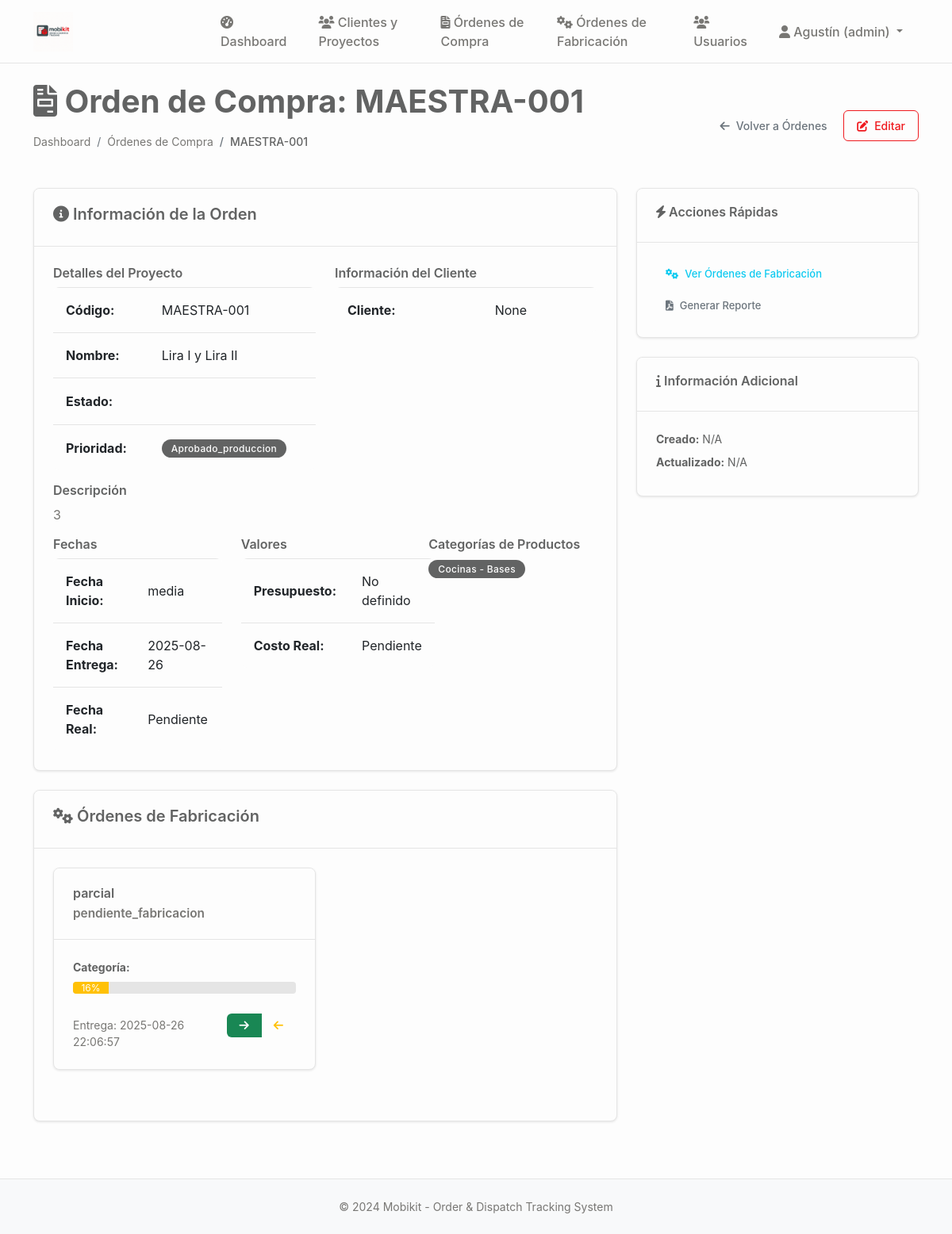
/orden_compra/5 (signed in), run on the app's committed database.
### tables this page shows
CREATE TABLE proyectos (
                id INTEGER PRIMARY KEY AUTOINCREMENT,
                codigo TEXT UNIQUE NOT NULL,
                nombre TEXT NOT NULL,
                cliente_id INTEGER NOT NULL,
                descripcion TEXT,
                estado TEXT DEFAULT 'en_desarrollo' CHECK (estado IN ('en_desarrollo', 'aprobado_produccion', 'seccionado', 'enchapado', 'mecanizado', 'produccion_completa', 'embalando', 'listo_despacho', 'entregado', 'cancelado')),
                prioridad TEXT DEFAULT 'media' CHECK (prioridad IN ('baja', 'media', 'alta', 'urgente')),
                fecha_inicio DATE,
                fecha_entrega DATE,
                fecha_entrega_real DATE,
                diseñador_id INTEGER,
                supervisor_id INTEGER,
                presupuesto DECIMAL(12,2),
                costo_real DECIMAL(12,2),
                observaciones TEXT,
                created_at TIMESTAMP DEFAULT CURRENT_TIMESTAMP,
                updated_at TIMESTAMP DEFAULT CURRENT_TIMESTAMP, adjudicacion_tipo TEXT DEFAULT "orden_compra" CHECK (adjudicacion_tipo IN ("contrato", "orden_compra")), monto_neto DECIMAL(12,2), estado_proyecto TEXT DEFAULT "pendiente_presupuesto", monto_neto_provision DECIMAL(12,2), monto_neto_instalacion DECIMAL(12,2), fecha_estimada_inicio DATE, archivado BOOLEAN DEFAULT FALSE,
                FOREIGN KEY (cliente_id) REFERENCES clientes (id),
                FOREIGN KEY (diseñador_id) REFERENCES usuarios (id),
                FOREIGN KEY (supervisor_id) REFERENCES usuarios (id)
            );

CREATE TABLE subcategorias_producto (
    id INTEGER PRIMARY KEY AUTOINCREMENT,
    categoria_id INTEGER NOT NULL,
    nombre TEXT NOT NULL,
    descripcion TEXT,
    activo BOOLEAN DEFAULT TRUE,
    created_at TIMESTAMP DEFAULT CURRENT_TIMESTAMP,
    FOREIGN KEY (categoria_id) REFERENCES categorias_producto (id),
    UNIQUE(categoria_id, nombre)
);

CREATE TABLE categorias_producto (
    id INTEGER PRIMARY KEY AUTOINCREMENT,
    nombre TEXT UNIQUE NOT NULL,
    descripcion TEXT,
    color TEXT DEFAULT '#E31E24',
    activo BOOLEAN DEFAULT TRUE,
    created_at TIMESTAMP DEFAULT CURRENT_TIMESTAMP
);

CREATE TABLE ordenes_fabricacion (
                id INTEGER PRIMARY KEY AUTOINCREMENT,
                codigo_orden TEXT UNIQUE NOT NULL,
                proyecto_id INTEGER NOT NULL,
                tipo_orden TEXT DEFAULT 'parcial' CHECK (tipo_orden IN ('parcial', 'total')),
                fecha_entrega_estimada DATE NOT NULL,
                cantidad_tableros INTEGER NOT NULL,
                estado TEXT DEFAULT 'pendiente_fabricacion' CHECK (estado IN (
                    'pendiente_fabricacion', 'aprobado_diseño', 'enviado_produccion', 
                    'seccionado', 'enchapando', 'mecanizado', 'listo_embalaje', 
                    'embalando', 'listo_despacho', 'despachado'
                )),
                prioridad TEXT DEFAULT 'media' CHECK (prioridad IN ('baja', 'media', 'alta', 'urgente')),
                observaciones TEXT,
                fecha_inicio DATE,
                fecha_entrega_real DATE,
                created_at TIMESTAMP DEFAULT CURRENT_TIMESTAMP,
                updated_at TIMESTAMP DEFAULT CURRENT_TIMESTAMP,
                FOREIGN KEY (proyecto_id) REFERENCES proyectos (id) ON DELETE CASCADE
            );

### main.py (the view)
@app.route('/orden_compra/<int:orden_id>')
@login_required
def orden_compra_detalle(orden_id):
    conn = sqlite3.connect('mobikit.db')
    cursor = conn.cursor()
    cursor.execute('''
        SELECT p.*, c.nombre as cliente_nombre, c.email as cliente_email,
               c.telefono as cliente_telefono, c.contacto_principal
        FROM proyectos p
        LEFT JOIN clientes c ON p.cliente_id = c.id
        WHERE p.id = ?
    ''', (orden_id,))
    orden = cursor.fetchone()
    if not orden:
        flash('Orden de compra no encontrada', 'error')
        return redirect(url_for('ordenes_compra'))
    cursor.execute('''
        SELECT cat.nombre, subcat.nombre
        FROM proyecto_categorias pc
        JOIN categorias_producto cat ON pc.categoria_id = cat.id
        LEFT JOIN subcategorias_producto subcat ON pc.subcategoria_id = subcat.id
        WHERE pc.proyecto_id = ?
    ''', (orden_id,))
    categorias = cursor.fetchall()
    cursor.execute('''
        SELECT name FROM sqlite_master WHERE type='table' AND name='ordenes_fabricacion'
    ''')
    if cursor.fetchone():
        cursor.execute('''
            SELECT of.id, of.codigo_orden, of.tipo_orden, of.estado, of.fecha_entrega_estimada,
                   of.cantidad_tableros, of.observaciones, of.created_at, of.updated_at,
                   '' as categoria_nombre, '' as subcategoria_nombre
            FROM ordenes_fabricacion of
            WHERE of.proyecto_id = ?
            ORDER BY of.created_at ASC
        ''', (orden_id,))
        ordenes_fabricacion = cursor.fetchall()
    else:
        ordenes_fabricacion = []
    conn.close()
    return render_template('orden_compra_detalle.html',
                           orden=orden,
                           categorias=categorias,
                           ordenes_fabricacion=ordenes_fabricacion)

### templates/orden_compra_detalle.html (shortened to what this page needs)
{% extends "base.html" %}
{% block content %}
<div class="d-flex justify-content-between align-items-center mb-4">
    <div>
        <h1><i class="fas fa-file-invoice"></i> Orden de Compra: {{ orden[1] }}</h1>
        <nav aria-label="breadcrumb">
            <ol class="breadcrumb">
                <li class="breadcrumb-item"><a href="{{ url_for('dashboard') }}">Dashboard</a></li>
                <li class="breadcrumb-item"><a href="{{ url_for('ordenes_compra') }}">Órdenes de Compra</a></li>
                <li class="breadcrumb-item active">{{ orden[1] }}</li>
            </ol>
        </nav>
    </div>
    <div>
        <a href="{{ url_for('ordenes_compra') }}" class="btn btn-outline-secondary">
            <i class="fas fa-arrow-left"></i> Volver a Órdenes
        </a>
        {% if session.user_role in ['admin', 'general'] %}
        <button class="btn btn-outline-primary" onclick="editarOrden()">
            <i class="fas fa-edit"></i> Editar
        </button>
        {% endif %}
    </div>
</div>
<div class="row">
    <div class="col-md-8">
        <div class="card mb-4">
            <div class="card-header">
                <h5><i class="fas fa-info-circle"></i> Información de la Orden</h5>
            </div>
            <div class="card-body">
                <div class="row">
                    <div class="col-md-6">
                        <h6>Detalles del Proyecto</h6>
                        <table class="table table-sm">
                            <tr>
                                <td><strong>Código:</strong></td>
                                <td>{{ orden[1] }}</td>
                            </tr>
                            <tr>
                                <td><strong>Nombre:</strong></td>
                                <td>{{ orden[2] }}</td>
                            </tr>
                            <tr>
                                <td><strong>Estado:</strong></td>
                                <td>
                                    <span class="badge bg-">
                                    </span>
                                </td>
                            </tr>
                            <tr>
                                <td><strong>Prioridad:</strong></td>
                                <td>
                                    <span class="badge bg-{% if orden[5] == 'alta' %}danger{% elif orden[5] == 'media' %}warning{% else %}info{% endif %}">
                                        {{ orden[5]|title }}
                                    </span>
                                </td>
                            </tr>
                        </table>
                    </div>
                    <div class="col-md-6">
                        <h6>Información del Cliente</h6>
                        <table class="table table-sm">
                            <tr>
                                <td><strong>Cliente:</strong></td>
                                <td>{{ orden[11] }}</td>
                            </tr>
                        </table>
                    </div>
                </div>
                {% if orden[3] %}
                <div class="mt-3">
                    <h6>Descripción</h6>
                    <p class="text-muted">{{ orden[3] }}</p>
                </div>
                {% endif %}
                <div class="row mt-3">
                    <div class="col-md-4">
                        <h6>Fechas</h6>
                        <table class="table table-sm">
                            <tr>
                                <td><strong>Fecha Inicio:</strong></td>
                                <td>{{ orden[6] if orden[6] else 'N/A' }}</td>
                            </tr>
                            <tr>
                                <td><strong>Fecha Entrega:</strong></td>
                                <td>{{ orden[7] if orden[7] else 'N/A' }}</td>
                            </tr>
                            <tr>
                                <td><strong>Fecha Real:</strong></td>
                                <td>{{ orden[8] if orden[8] else 'Pendiente' }}</td>
                            </tr>
                        </table>
                    </div>
                    <div class="col-md-4">
                        <h6>Valores</h6>
                        <table class="table table-sm">
                            <tr>
                                <td><strong>Presupuesto:</strong></td>
                                <td>
                                    {% if orden[10] %}
                                    ${{ "{:,.0f}".format(orden[10]) }}
                                    {% else %}
                                    No definido
                                    {% endif %}
                                </td>
                            </tr>
                            <tr>
                                <td><strong>Costo Real:</strong></td>
                                <td>
                                    {% if orden[11] %}
                                    ${{ "{:,.0f}".format(orden[11]) }}
                                    {% else %}
                                    Pendiente
                                    {% endif %}
                                </td>
                            </tr>
                        </table>
                    </div>
                    <div class="col-md-4">
                        <h6>Categorías de Productos</h6>
                        {% if categorias %}
                            {% for categoria in categorias %}
                            <span class="badge bg-secondary me-1 mb-1">
                                {{ categoria[0] }}{% if categoria[1] %} - {{ categoria[1] }}{% endif %}
                            </span>
                            {% endfor %}
                        {% else %}
                        <span class="text-muted">No definidas</span>
                        {% endif %}
                    </div>
                </div>
            </div>
        </div>
        <div class="card">
            <div class="card-header">
                <h5><i class="fas fa-cogs"></i> Órdenes de Fabricación</h5>
            </div>
            <div class="card-body">
                {% if ordenes_fabricacion %}
                <div class="row">
                    {% for fab in ordenes_fabricacion %}
                    <div class="col-md-6 mb-3">
                        <div class="card border-">
                            <div class="card-header">
                                <div class="d-flex justify-content-between align-items-center">
                                    <h6 class="mb-0">{{ fab[2] }}</h6>
                                    <span class="badge bg-">
                                    </span>
                                </div>
                                <small class="text-muted">{{ fab[3] }}</small>
                            </div>
                            <div class="card-body">
                                <p class="small mb-2">
                                    <strong>Categoría:</strong> {{ fab[10] }}{% if fab[11] %} - {{ fab[11] }}{% endif %}
                                </p>
                                {% set estados_progreso = ['en_desarrollo', 'aprobado_produccion', 'seccionado', 'enchapado', 'mecanizado', 'produccion_completa'] %}
                                {% set nombres_estados = ['Desarrollo', 'Aprobado', 'Seccionado', 'Enchapado', 'Mecanizado', 'Terminado'] %}
                                {% set indice_actual = estados_progreso.index(fab[4]) if fab[4] in estados_progreso else 0 %}
                                {% set porcentaje = ((indice_actual + 1) / estados_progreso|length * 100)|int %}
                                <div class="progress mb-2" style="height: 15px;">
                                    <div class="progress-bar bg-{% if porcentaje < 40 %}warning{% elif porcentaje < 80 %}info{% else %}success{% endif %}"
                                         role="progressbar" style="width: {{ porcentaje }}%"
                                         aria-valuenow="{{ porcentaje }}" aria-valuemin="0" aria-valuemax="100">
                                        {{ porcentaje }}%
                                    </div>
                                </div>
                                <div class="d-flex justify-content-between align-items-center">
                                    <small class="text-muted">
                                        {% if fab[7] %}<br>Entrega: {{ fab[7] }}{% endif %}
                                    </small>
                                    <div class="btn-group">
                                        {% if session.user_role in ['admin', 'general', 'operación'] and fab[4] not in ['produccion_completa', 'entregado'] %}
                                        <button class="btn btn-xs btn-success" onclick="avanzarFabricacion({{ fab[0] }})" title="Avanzar">
                                            <i class="fas fa-arrow-right"></i>
                                        </button>
                                        {% endif %}
                                        {% if session.user_role in ['admin', 'general'] and fab[4] != 'en_desarrollo' %}
                                        <button class="btn btn-xs btn-outline-warning" onclick="retrocederFabricacion({{ fab[0] }})" title="Retroceder">
                                            <i class="fas fa-arrow-left"></i>
                                        </button>
                                        {% endif %}
                                    </div>
                                </div>
                            </div>
                        </div>
                    </div>
                    {% endfor %}
                </div>
                {% endif %}
            </div>
        </div>
    </div>
    <div class="col-md-4">
        <div class="card mb-4">
            <div class="card-header">
                <h6><i class="fas fa-bolt"></i> Acciones Rápidas</h6>
            </div>
            <div class="card-body">
                <a href="{{ url_for('ordenes_fabricacion') }}" class="btn btn-outline-info btn-sm w-100 mb-2">
                    <i class="fas fa-cogs"></i> Ver Órdenes de Fabricación
                </a>
                {% if session.user_role in ['admin', 'general'] %}
                <button class="btn btn-outline-secondary btn-sm w-100" onclick="generarReporte()">
                    <i class="fas fa-file-pdf"></i> Generar Reporte
                </button>
                {% endif %}
            </div>
        </div>
        <div class="card">
            <div class="card-header">
                <h6><i class="fas fa-info"></i> Información Adicional</h6>
            </div>
            <div class="card-body">
                <p class="small mb-2">
                    <strong>Creado:</strong> {{ orden[12] if orden[12] else 'N/A' }}
                </p>
                <p class="small mb-2">
                    <strong>Actualizado:</strong> {{ orden[13] if orden[13] else 'N/A' }}
                </p>
            </div>
        </div>
    </div>
</div>
{% endblock %}

### data on the page
proyectos: codigo "MAESTRA-001", nombre "Lira I y Lira II", estado "Aprobado_produccion", cliente "3", prioridad "media", fecha_inicio "2025-08-26"
subcategorias_producto: nombre "Cocinas", nombre "Bases"
ordenes_fabricacion: tipo_orden "parcial", estado "pendiente_fabricacion", porcentaje "16", created_at "2025-08-26 22:06:57"

### other printed values
{{ session.user_name }} "Agustín"
{{ session.user_role }} "admin"
{{ orden[11] }} "None"
{{ orden[8] if orden[8] else 'Pendiente' }} "Pendiente"
{{ orden[12] if orden[12] else 'N/A' }} "N/A"
{{ orden[13] if orden[13] else 'N/A' }} "N/A"
